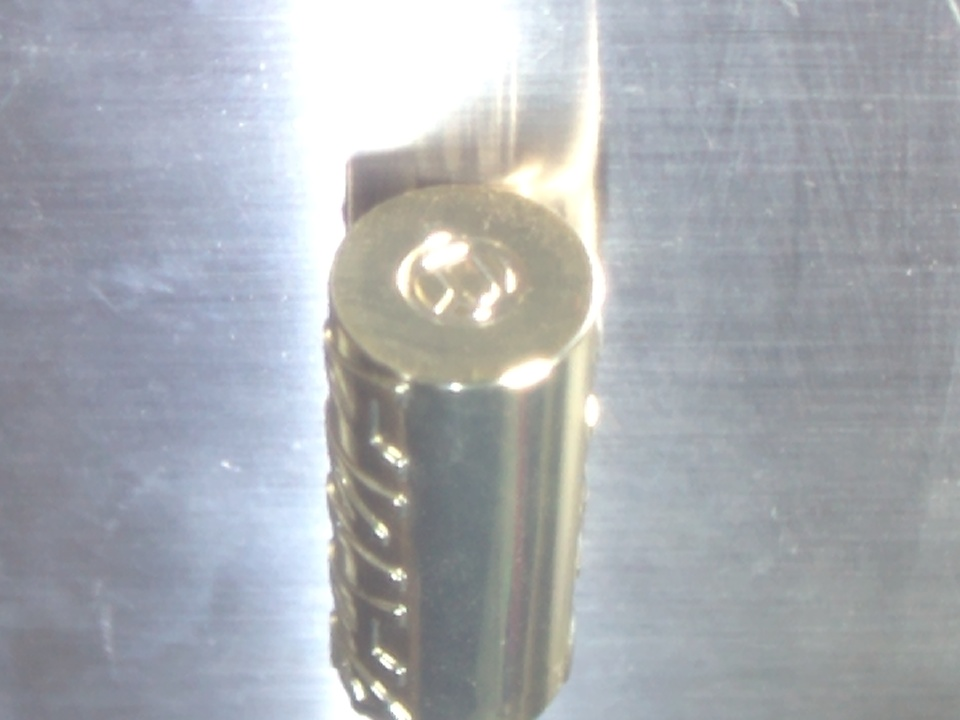
#> input picture img/27P1TX~A.JPG, 960 x 720 px
$ jupyter execute 02_histogram_equalization.ipynb
#> lines starting #> are read from the running program, lines starting #| are printed output that depends on the picture
# Ecualizacion de histograma

La ecualización del histograma es una técnica de procesamiento de imágenes que se utiliza para mejorar el contraste y la distribución de intensidad de píxeles en una imagen. Su objetivo principal es lograr un histograma más uniforme, lo que significa que se busca que cada nivel de intensidad tenga una cantidad similar de píxeles.

En este ejmplo tomaremos una imagen, la ecualizaremos y,luego mostraremos la imagen original junto a la ecualizada, ademas de mostrar los histogramas de ambas imagenes.

1. Ecualización y comparación visual (OpenCV):

    - Ecualizar histograma:

        - `eq = cv.equalizeHist(img)`: Esta línea ecualiza el histograma de la imagen cargada (img) usando la función cv2.equalizeHist de OpenCV y almacena el resultado en la variable eq.

    - Apilar imágenes horizontalmente:

        - `res = np.hstack((img, eq))`: Esta línea crea una nueva imagen (res) combinando horizontalmente la imagen original (img) y la imagen ecualizada (eq) utilizando la función np.hstack de NumPy.

    - Mostrar imágenes combinadas:

        - `cv.imshow('Resultado', res)`: Esta línea muestra la imagen combinada (res) en una ventana titulada "Resultado" usando la función cv2.imshow de OpenCV.

2. Cálculo y visualización de histogramas (Matplotlib):

    - Calcular histograma de la imagen original

        - `his, bins = np.histogram(img.flatten(), 256, [0, 256])`: Esta línea calcula el histograma de la imagen original (img) utilizando la función np.histogram de NumPy.

            - `img.flatten()`: Convierte la imagen a un array unidimensional.
            - `256`: Define el número de bins (contenedores) en el histograma (256 para representar todas las intensidades de píxeles posibles).
            - `[0, 256]`: Define el rango de valores de intensidad considerados (de 0 a 255).

        -  `plt.hist(img.flatten(), 256, [0, 256], color = 'b')`: Esta línea crea un diagrama de barras del histograma calculado usando `matplotlib.pyplot.`

            - Se utilizan los mismos parámetros que en el cálculo anterior.
            - `color = 'b'`: Define el color del diagrama como azul.

    - Ajustes del diagrama del histograma:

        - `plt.xlim([0, 256])`: Define el rango del eje X del diagrama de 0 a 256 para representar adecuadamente las intensidades.
        - `plt.legend('H', loc = 'upper left')`: Agrega una leyenda con la etiqueta "H" en la esquina superior izquierda.
        - `plt.show()`: Muestra el diagrama del histograma de la imagen original.

        - Este procedimiento tambien se realiza sobre la imagen ecualizada.

[cell 1]
import numpy as np
import cv2 as cv
from matplotlib import pyplot as plt

# /home/pigore/vision_python/PDI/03_histogram/img/2QV5YK~0.JPG
# img = cv.imread('./img/225V3H~L.JPG')
# /home/pigore/vision_python/PDI/03_histogram/img/27P1TX~8.JPG
# img = cv.imread('./img/27P1TX~8.JPG')
img = cv.imread('../img/27P1TX~A.JPG')
#> img is the input picture: shape (720, 960, 3); mean B, G, R 177.4, 172, 168.3


img = cv.cvtColor(img, cv.COLOR_BGR2GRAY)
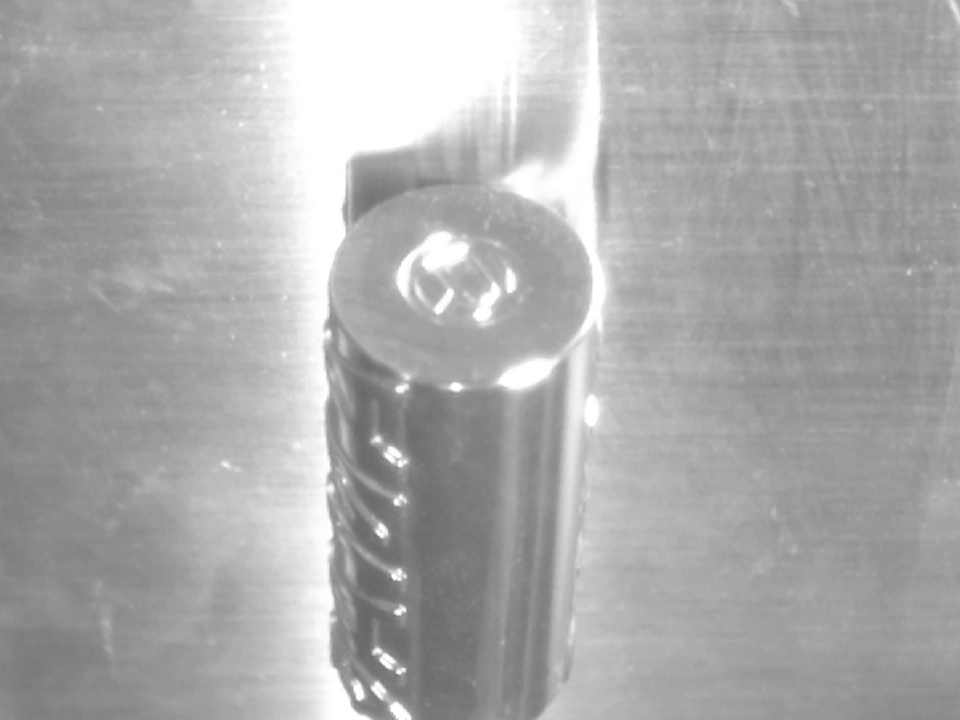
#> img: shape (720, 960); min 103, max 255, mean 171.5

[cell 2]
eq = cv.equalizeHist(img)
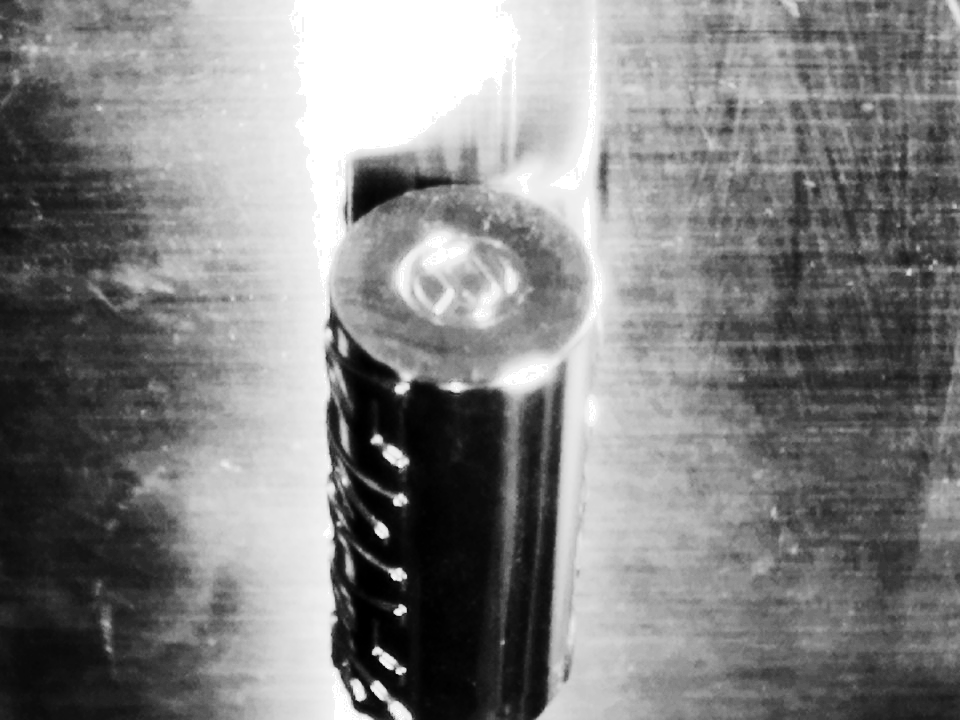
#> eq: shape (720, 960); min 0, max 255, mean 129.2
res = np.hstack((img, eq))
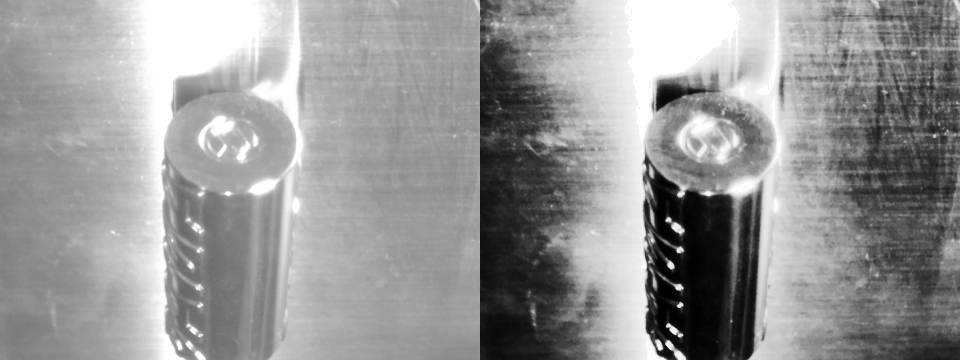
#> res: shape (720, 1920) (shown at 1/2 size); min 0, max 255, mean 150.4

cv.imshow('Resultado', res)
# cv.imshow('Equalized Image', eq)

cv.waitKey()
cv.destroyAllWindows()

his, bins = np.histogram(img.flatten(), 256, [0, 256])
#> his = 256 values, max 34119 at index 255, min 0 at index 0, mean 2700; bins = 257 values from 0 to 256
plt.hist(img.flatten(), 256, [0, 256], color = 'b')
plt.xlim([0, 256])
plt.legend('H', loc = 'upper left')
plt.show()
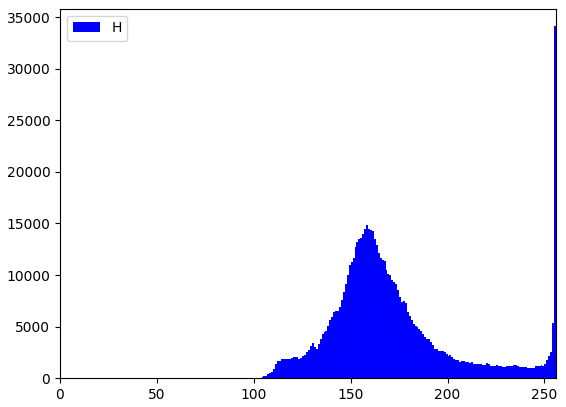
#> figure drawn by matplotlib, 1 panel; tallest bar 34119 high, from x = 255 to 256

his, bins = np.histogram(eq.flatten(), 256, [0, 256])
#> his = 256 values, max 34119 at index 255, min 0 at index 16, mean 2700
plt.hist(eq.flatten(), 256, [0, 256], color = 'b')
plt.xlim([0, 256])
plt.legend('H', loc = 'upper left')
plt.show()
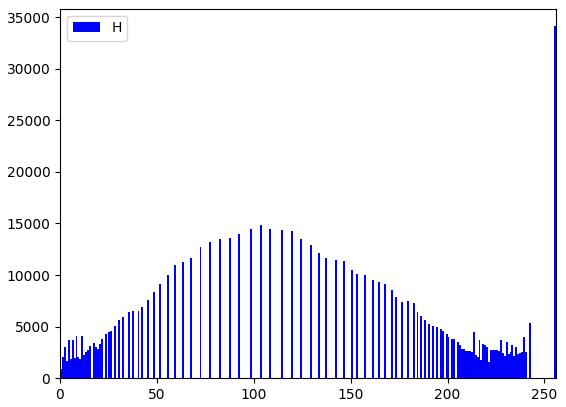
#> figure drawn by matplotlib, 1 panel; tallest bar 34119 high, from x = 255 to 256

$ run again, with 0/2QV5YK~0.JPG copied over img/27P1TX~A.JPG
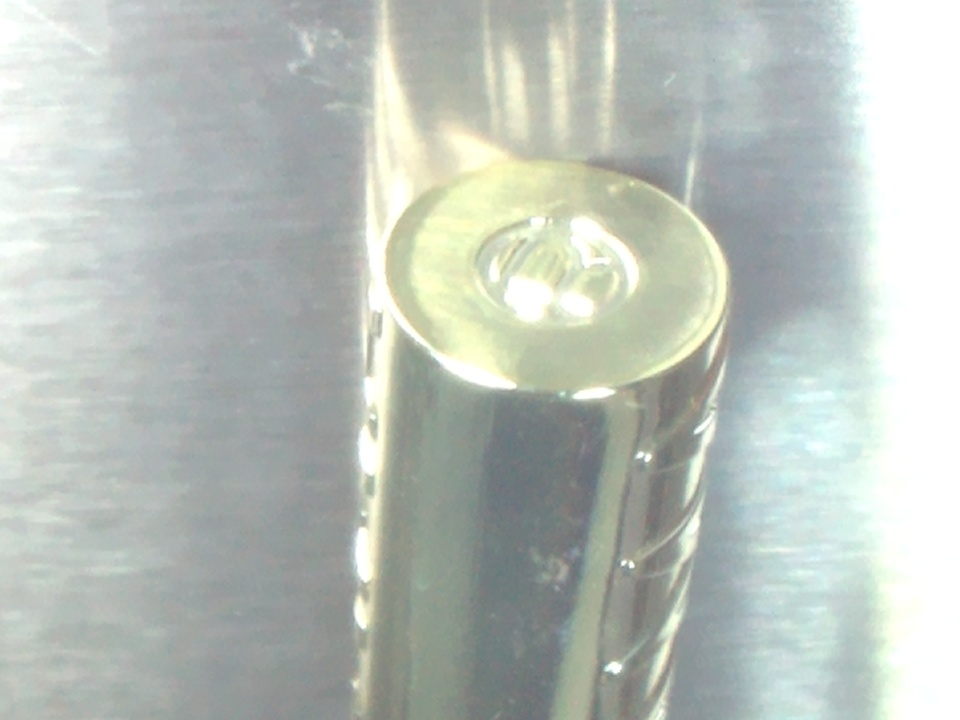
#> input picture 0/2QV5YK~0.JPG, 960 x 720 px
#> img is the input picture: shape (720, 960, 3); mean B, G, R 186.6, 193.2, 186
#> img: shape (720, 960)
#> `res = np.hstack((img, eq))`:
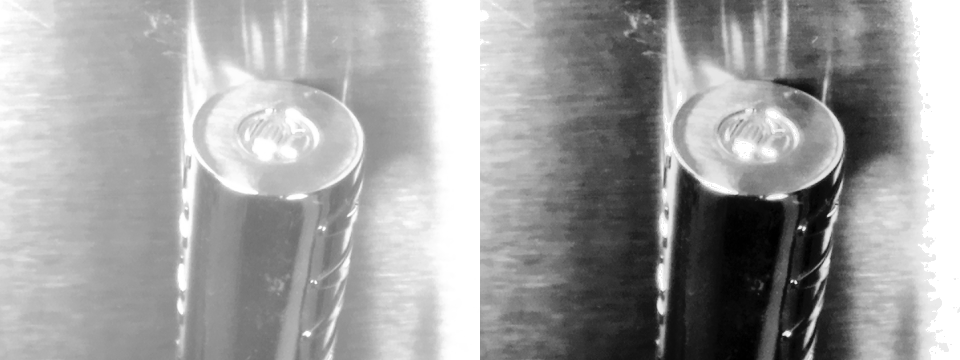
#> res: shape (720, 1920) (shown at 1/2 size); min 0, max 255, mean 159.7
#> `his, bins = np.histogram(img.flatten(), 256, [0, 256])`: his = 256 values, max 53517 at index 255, min 0 at index 0, mean 2700; bins = 257 values from 0 to 256
#> `his, bins = np.histogram(eq.flatten(), 256, [0, 256])`: his = 256 values, max 53517 at index 255, min 0 at index 6, mean 2700
#> `plt.show()`:
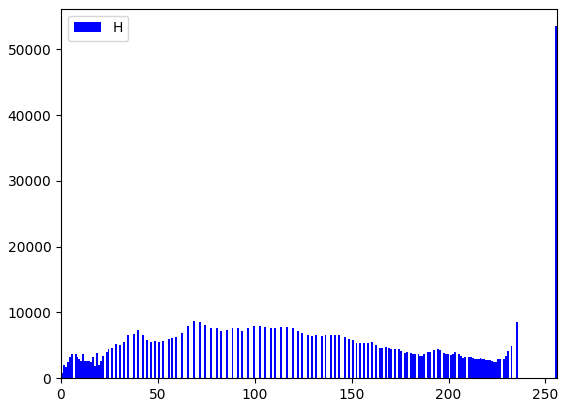
#> figure drawn by matplotlib, 1 panel; tallest bar 53517 high, from x = 255 to 256
